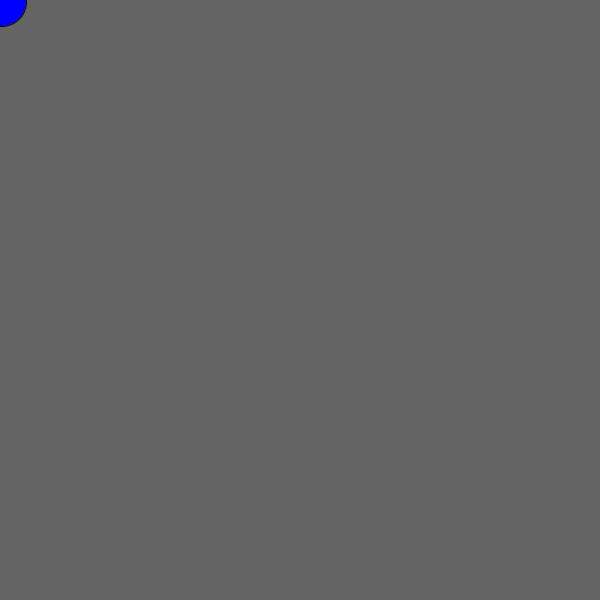
Frame 1 (no input)
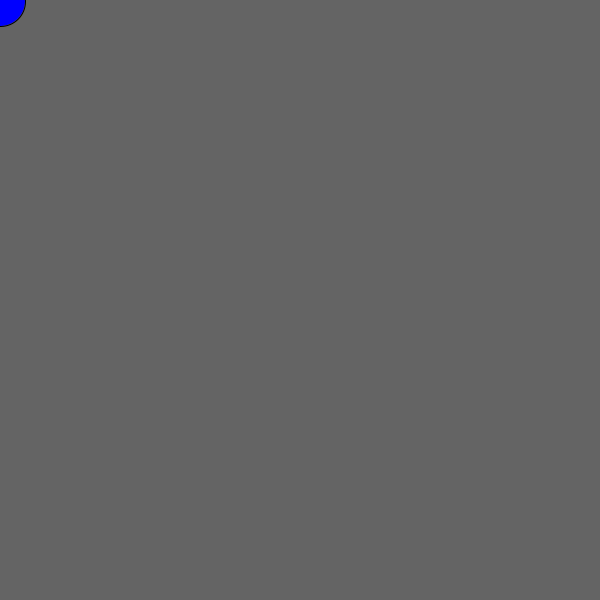
Frame 60 (the mouse pressed at the canvas centre just before this capture)
Frame 120 (the mouse held since frame 60 and released just before this capture): identical to frame 60, image omitted

The Processing sketch that drew these frames (run headless with seeded random() and noise(); from frame 60 on, the mouse is pressed at the canvas centre):

// Processing sketch: cercle_bleu
// ── cercle_bleu.pde
PVector pos = new PVector(0, 0);
void setup ()
  { 
    size(600, 600);
    background(100);
    fill(255, 0, 0);
    ellipse(width/2, height/2, 50, 50);
    
  }
  
 void draw   ()
 {
   
   fill(0, 0, 255);
   background(100);
   pos = new PVector(pos.x+1, pos.y+1);
   ellipse(pos.x, pos.y, 50 , 50);
    if (pos.x > width-20 || pos.x < 20) {
        pos = new PVector(pos.x-1, 0);
    }
    if (pos.y > height-20 || pos.y < 20) {
        pos = new PVector(pos.y-1, 0); 
   }
     
 }
